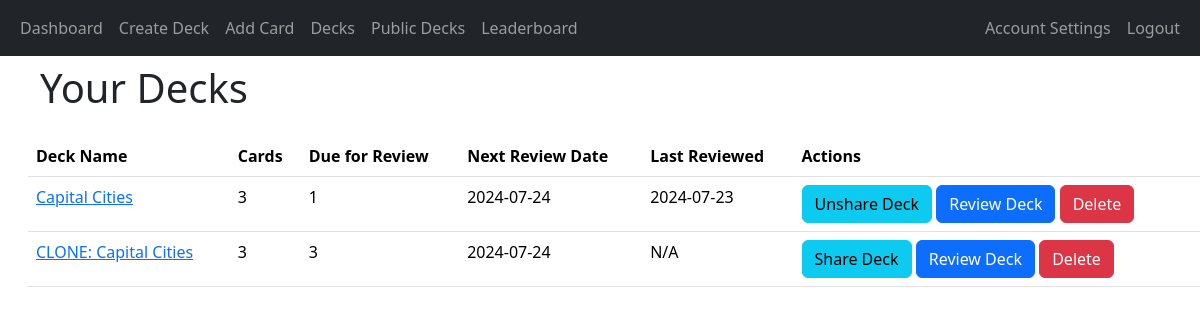
Before: /decks (signed in) with the older database file.
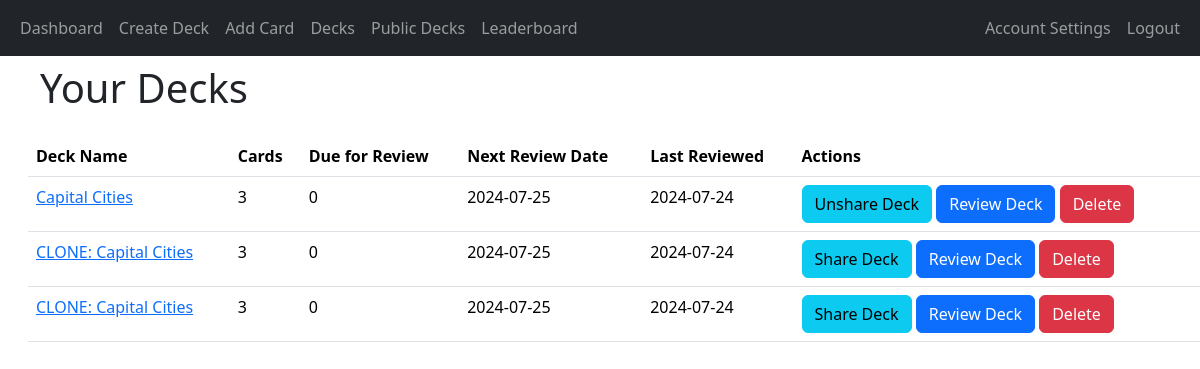
After: the same page with the newer database file.
### app/decks/models.py (models this page shows, shortened)
class Deck(db.Model):
    deck_id = db.Column(db.Integer, primary_key=True)
    name = db.Column(db.String(100), nullable=False)
    user_id = db.Column(db.Integer, db.ForeignKey('user.user_id'), nullable=False)
    created_at = db.Column(db.DateTime, nullable=False, default=datetime.utcnow)
    shared = db.Column(db.Boolean, default=False)
    review_start_date = db.Column(db.DateTime, nullable=True)
    cards = db.relationship('Card', backref='deck', cascade='all, delete-orphan', lazy=True)

### app/decks/routes.py (the view)
@decks_blueprint.route('/decks')
@login_required
def decks():
    user_decks = Deck.query.filter_by(user_id=current_user.user_id).all()
    deck_data = []
    for deck in user_decks:
        card_count = Card.query.filter_by(deck_id=deck.deck_id).count()
        due_count = Card.query.filter(Card.deck_id == deck.deck_id,
                                      Card.next_review_date <= datetime.utcnow()).count()
        next_review = db.session.query(Card.next_review_date).filter(
            Card.deck_id == deck.deck_id
        ).order_by(Card.next_review_date.asc()).first()
        if next_review:
            if next_review.next_review_date.date() < datetime.utcnow().date():
                next_review_date = datetime.utcnow().strftime('%Y-%m-%d')
            else:
                next_review_date = next_review.next_review_date.strftime('%Y-%m-%d')
        else:
            next_review_date = 'N/A'
        last_review = db.session.query(ReviewOutcome.timestamp).join(Card,
                                                                     Card.card_id == ReviewOutcome.card_id).filter(
            Card.deck_id == deck.deck_id,
            ReviewOutcome.user_id == current_user.user_id
        ).order_by(ReviewOutcome.timestamp.desc()).first()
        last_review_date = last_review.timestamp.strftime('%Y-%m-%d') if last_review else 'N/A'
        deck_data.append({
            'deck_id': deck.deck_id,
            'name': deck.name,
            'cards': card_count,
            'due_for_review': due_count,
            'shared': deck.shared,
            'next_review_date': next_review_date,
            'last_review_date': last_review_date
        })
    return render_template('decks.html', decks=deck_data)

### app/__init__.py (called while the page is built)
@login_manager.user_loader
def load_user(user_id):
    return User.query.get(int(user_id))

### app/decks/templates/decks.html (shortened to what this page needs)
{% extends "base.html" %}
{% block heading %}Your Decks{% endblock %}
{% block content %}
<table class="table">
    <thead>
        <tr>
            <th>Deck Name</th>
            <th>Cards</th>
            <th>Due for Review</th>
            <th>Next Review Date</th>
            <th>Last Reviewed</th>
            <th>Actions</th>
        </tr>
    </thead>
    <tbody>
        {% for deck in decks %}
        <tr>
            <td><a href="{{ url_for('decks.view_deck', deck_id=deck['deck_id']) }}">{{ deck['name'] }}</a></td>
            <td>{{ deck['cards'] }}</td>
            <td>{{ deck['due_for_review'] }}</td>
            <td>{{ deck['next_review_date'] }}</td>
            <td>{{ deck['last_review_date'] }}</td>
            <td>
                <a href="{{ url_for('decks.share_deck', deck_id=deck['deck_id']) }}" class="btn btn-info">
                    {% if deck['shared'] %}
                    Unshare Deck
                    {% else %}
                    Share Deck
                    {% endif %}
                </a>
                <a href="{{ url_for('review.start_review', deck_id=deck['deck_id']) }}" class="btn btn-primary">Review Deck</a>
                <button class="btn btn-danger" onclick="confirmDelete('{{ url_for('decks.delete_deck', deck_id=deck['deck_id']) }}')">Delete</button>
            </td>
        </tr>
        {% endfor %}
    </tbody>
</table>
{% endblock %}

### app/templates/base.html (shortened to what this page needs)
<!doctype html>
<html lang="en">
<head>
    <link href="https://cdn.jsdelivr.net/npm/bootstrap@5.3.2/dist/css/bootstrap.min.css" rel="stylesheet"
>
    <link rel="stylesheet" href="{{ url_for('static', filename='styles.css') }}">
</head>
<body>
<header class="site-header">
    <nav class="navbar navbar-expand-sm navbar-dark bg-dark">
        <div class="container-fluid">
            <div class="collapse navbar-collapse" id="navbarToggle">
                <div class="navbar-nav me-auto">
                    {% if current_user.is_authenticated %}
                    <a class="nav-item nav-link" href="{{ url_for('main.dashboard') }}">Dashboard</a>
                        <a class="nav-item nav-link" href="{{ url_for('decks.create_deck') }}">Create Deck</a>
                        <a class="nav-item nav-link" href="{{ url_for('decks.add_card') }}">Add Card</a>
                    <a class="nav-item nav-link" href="{{ url_for('decks.decks') }}">Decks</a>
                        <a class="nav-item nav-link" href="{{ url_for('decks.public_decks') }}">Public Decks</a>
                        <a class="nav-item nav-link" href="{{ url_for('main.leaderboard') }}">Leaderboard</a>
                </div>
                <div class="navbar-nav ms-auto">
                    <a class="nav-link" href="{{ url_for('auth.account_settings') }}">Account Settings</a>
                    <a class="nav-item nav-link" href="{{ url_for('auth.logout') }}">Logout</a>
                    {% else %}
                    <a class="nav-item nav-link" href="{{ url_for('main.index') }}">Home</a>
                </div>
                <div class="navbar-nav ms-auto">
                    <a class="nav-item nav-link" href="{{ url_for('auth.login') }}">Login</a>
                    <a class="nav-item nav-link" href="{{ url_for('auth.register') }}">Register</a>
                    {% endif %}
                </div>
            </div>
        </div>
    </nav>
</header>
<main role="main" class="container-fluid">
    <div class="row mt-2 ms-3">
        <div class="col-auto text-center">
            <h1>{%  block heading %}{% endblock %}</h1>
        </div>
    </div>
    <div class="row mt-3 ms-3">
        {% block content %}{% endblock %}
    </div>
</main>
</body>
</html>

Changed rows visible on the page:
computed for Deck "Capital Cities": due_for_review "1" → "0"; next_review_date "2024-07-24" → "2024-07-25"; last_review_date "2024-07-23" → "2024-07-24"
computed for Deck id 3: due_for_review "3" → "0"; next_review_date "2024-07-24" → "2024-07-25"; last_review_date "N/A" → "2024-07-24"
added Deck: name "CLONE: Capital Cities", cards "3", due_for_review "0", next_review_date "2024-07-25", last_review_date "2024-07-24", shows "Share Deck"
